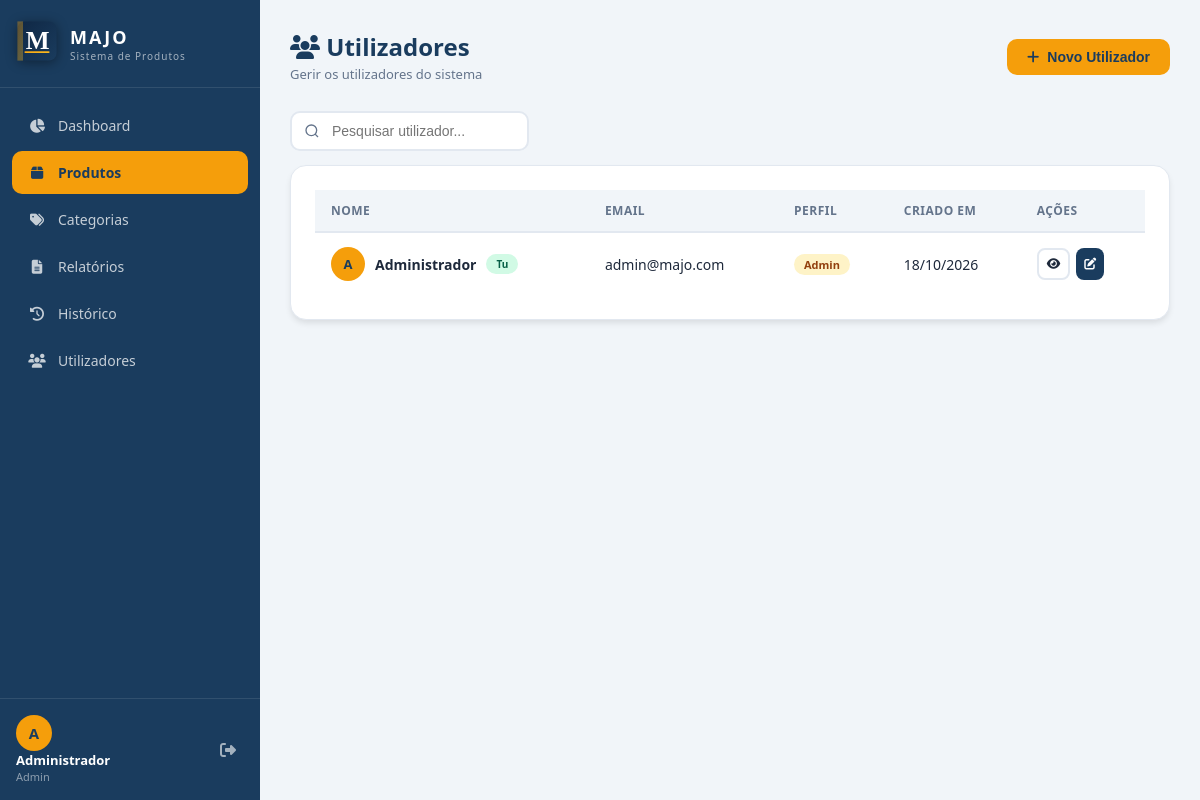
Page /pages/utilizadores/listar.php (signed in) on the committed database.
### tables this page shows
CREATE TABLE IF NOT EXISTS utilizadores (
    id INT AUTO_INCREMENT PRIMARY KEY,
    nome VARCHAR(100) NOT NULL,
    email VARCHAR(100) NOT NULL UNIQUE,
    senha VARCHAR(255) NOT NULL,
    perfil ENUM('admin', 'gerente', 'operador') DEFAULT 'operador',
    criado_em TIMESTAMP DEFAULT CURRENT_TIMESTAMP
);

### pages/utilizadores/listar.php (the view, shortened to what this page needs)
<?php
require_once '../../includes/conexao.php';
$utilizadores = $conn->query("SELECT * FROM utilizadores ORDER BY nome");
require_once '../../includes/header.php';
?>
<div class="page-header">
    <div>
        <div class="page-titulo"><i class="fas fa-users"></i> Utilizadores</div>
        <div class="page-subtitulo">Gerir os utilizadores do sistema</div>
    </div>
    <button onclick="abrirModal()" class="btn btn-acento">
        <i class="fas fa-plus"></i> Novo Utilizador
    </button>
</div>
<div style="margin-bottom:14px;">
    <input type="text" id="pesquisa-rapida" class="input-pesquisa" style="max-width:320px;" placeholder="Pesquisar utilizador...">
</div>
<div class="card">
    <div class="tabela-container">
        <table id="tabela-principal">
            <thead>
                <tr><th>Nome</th><th>Email</th><th>Perfil</th><th>Criado em</th><th>Ações</th></tr>
            </thead>
            <tbody>
                <?php while($u = $utilizadores->fetch_assoc()):
                    $badge = ['admin'=>'badge-aviso','gerente'=>'badge-aviso','operador'=>'badge-ativo'];
                    $b = $badge[$u['perfil']] ?? 'badge-ativo';
                ?>
                <tr>
                    <td>
                        <div style="display:flex;align-items:center;gap:10px;">
                            <div class="user-avatar" style="width:34px;height:34px;font-size:13px;">
                                <?= strtoupper(substr($u['nome'],0,1)) ?>
                            </div>
                            <strong><?= htmlspecialchars($u['nome']) ?></strong>
                            <?php if($u['id']==$_SESSION['utilizador_id']): ?>
                                <span class="badge badge-ativo" style="font-size:10px;">Tu</span>
                            <?php endif; ?>
                        </div>
                    </td>
                    <td><?= htmlspecialchars($u['email']) ?></td>
                    <td><span class="badge <?= $b ?>"><?= ucfirst($u['perfil']) ?></span></td>
                    <td><?= date('d/m/Y', strtotime($u['criado_em'])) ?></td>
                    <td>
                        <div style="display:flex;gap:6px;">
                            <button onclick='verUtilizador(<?= json_encode($u) ?>)'
                                    class="btn btn-outline btn-sm btn-icone" title="Ver detalhes">
                                <i class="fas fa-eye"></i>
                            </button>
                            <button onclick='abrirModal(<?= json_encode($u) ?>)'
                                    class="btn btn-primario btn-sm btn-icone" title="Editar">
                                <i class="fas fa-edit"></i>
                            </button>
                        </div>
                    </td>
                </tr>
                <?php endwhile; ?>
            </tbody>
        </table>
    </div>
</div>
<?php require_once '../../includes/footer.php'; ?>

### assets/css/estilo.css (style rules this page uses)
:root { --primaria: #1a3c5e; --primaria-clara: #2563a8; --acento: #f59e0b; --acento-claro: #fbbf24; --sucesso: #10b981; --perigo: #ef4444; --aviso: #f59e0b; --fundo: #f1f5f9; --branco: #ffffff; --texto: #1e293b; --texto-claro: #64748b; --borda: #e2e8f0; --sidebar-largura: 260px; --sombra: 0 4px 6px -1px rgba(0,0,0,0.1); --sombra-media: 0 10px 15px -3px rgba(0,0,0,0.1); }
* { margin: 0; padding: 0; box-sizing: border-box; }
body { font-family: 'Segoe UI', Tahoma, sans-serif; background: var(--fundo); color: var(--texto); display: flex; min-height: 100vh; }
.user-avatar { width: 36px; height: 36px; border-radius: 50%; background: var(--acento); color: var(--primaria); display: flex; align-items: center; justify-content: center; font-weight: 700; font-size: 15px; flex-shrink: 0; }
.page-header { display: flex; align-items: center; justify-content: space-between; margin-bottom: 28px; flex-wrap: wrap; gap: 12px; }
.page-titulo { font-size: 24px; font-weight: 700; color: var(--primaria); }
.page-subtitulo { font-size: 13px; color: var(--texto-claro); margin-top: 2px; }
.card { background: var(--branco); border-radius: 16px; padding: 24px; box-shadow: var(--sombra); border: 1px solid var(--borda); }
.tabela-container { overflow-x: auto; }
table { width: 100%; border-collapse: collapse; }
thead th { background: var(--fundo); padding: 12px 16px; text-align: left; font-size: 12px; font-weight: 600; text-transform: uppercase; letter-spacing: 0.5px; color: var(--texto-claro); border-bottom: 2px solid var(--borda); }
tbody td { padding: 14px 16px; border-bottom: 1px solid var(--borda); font-size: 14px; vertical-align: middle; }
tbody tr:last-child td { border-bottom: none; }
.btn { display: inline-flex; align-items: center; gap: 8px; padding: 10px 20px; border-radius: 10px; font-size: 14px; font-weight: 600; border: none; cursor: pointer; transition: all 0.2s; text-decoration: none; }
.btn-primario { background: var(--primaria); color: white; }
.btn-acento { background: var(--acento); color: var(--primaria); }
.btn-outline { background: transparent; border: 2px solid var(--borda); color: var(--texto); }
.btn-sm { padding: 6px 12px; font-size: 12px; border-radius: 7px; }
.btn-icone { padding: 8px; border-radius: 8px; }
.badge { display: inline-block; padding: 3px 10px; border-radius: 20px; font-size: 11px; font-weight: 600; }
.badge-ativo { background: #d1fae5; color: #065f46; }
.badge-aviso { background: #fef3c7; color: #92400e; }
.input-pesquisa { flex: 1; min-width: 200px; padding: 10px 14px 10px 40px; border: 2px solid var(--borda); border-radius: 10px; font-size: 14px; background-color: var(--branco); }

### rows in the picture
utilizadores: nome "A", nome "Administrador", shows "Tu", email "admin@majo.com", perfil "Admin", criado_em "18/10/2026"

### other values in the picture
substr($_SESSION['nome'] ?? 'U', 0, 1) "A"
$_SESSION['nome'] "Administrador"
$_SESSION['perfil'] "Admin"
